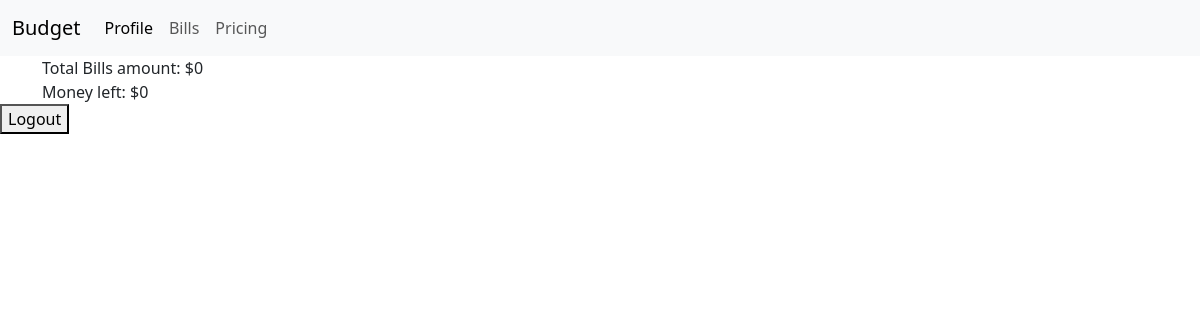
Page / (signed in) on the earlier database version.
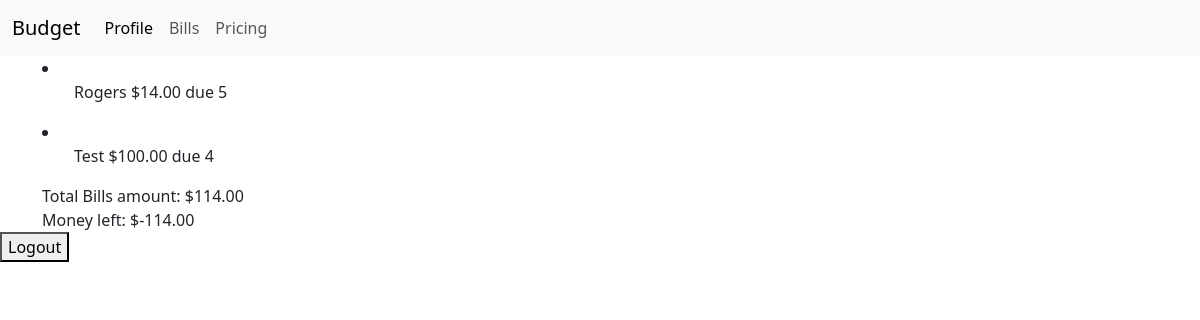
Same page on the later database version.
### bills/models.py (models this page shows, shortened)
class Bill(models.Model):
    class Catergory(models.TextChoices):
        HOUSING = 'HOUSE', 'Housing'
        TRANSPORTATION = 'TRANS', 'Transportation'
        UTILITIES = 'UTL', 'Utilities'
        INSURANCE = 'INS', 'Insurance'
        MEDICAL = 'MED', 'Medical'
        SAVING_INVESTING_DEBT = 'SID', 'Savings investment & debt'
        ENTERTAINMENT = 'ENT', 'Entertainment'
        MISCELLANEOUS = 'MISC', 'Miscellaneous'
    class BillFrequency(models.TextChoices):
        MONTHLY = 'MON', 'Monthly'
        BIWEEKLY = 'BW', 'Bi-weekly'
        SEMIMONTHLY = 'SM', 'Semimonthly'
        WEEKLY = 'W', 'Weekly'
        ANNUAL = 'AN', 'Annually'
    user = models.ForeignKey(User, on_delete=models.CASCADE)
    bill_name = models.CharField(max_length=64)
    amount = models.DecimalField(max_digits=6, decimal_places=2)
    due_date = models.PositiveIntegerField()
    type = models.CharField(max_length=7, choices=Catergory.choices)
    frequency = models.CharField(max_length=3, choices=BillFrequency.choices)

### home/views.py (the view)
# urls.py: path('', views.index, name="index"),
@login_required()
def index(request):
    income = Income.objects.filter(user=request.user)
    bills = Bill.objects.filter(user=request.user)
    bill_amount=0
    pay_total = 0
    for bill in bills:
        bill_amount = bill_amount + bill.amount
    for i in income:
        pay_total = pay_total + i.pay_amount
    money_left = pay_total - bill_amount
    return render(request, "home/home.html", {
        "income": income,
        "bills": bills,
        "bill_amount": bill_amount,
        "money_left": money_left,
    })

### home/Templates/Home/home.html (shortened to what this page needs)
{% extends "layout.html" %}
{% block content%}
<div>
    {% for bill in bills %}
        <li>
            <ul>{{bill.bill_name}} ${{bill.amount}} due {{bill.due_date}}</ul>
        </li>
    {% endfor%}
</div>
<div>
    Total Bills amount: ${{bill_amount}}
</div>
<div>
    Money left: ${{money_left}}
</div>
{% endblock%}

Differences in the rows shown:
now on this page (row edited): Bill: bill_name "Rogers", amount "14.00", due_date "5"
added Bill: bill_name "Test", amount "100.00", due_date "4"
Other differences:
{{ bill_amount }}: "0" → "114.00"
{{ money_left }}: "0" → "-114.00"
